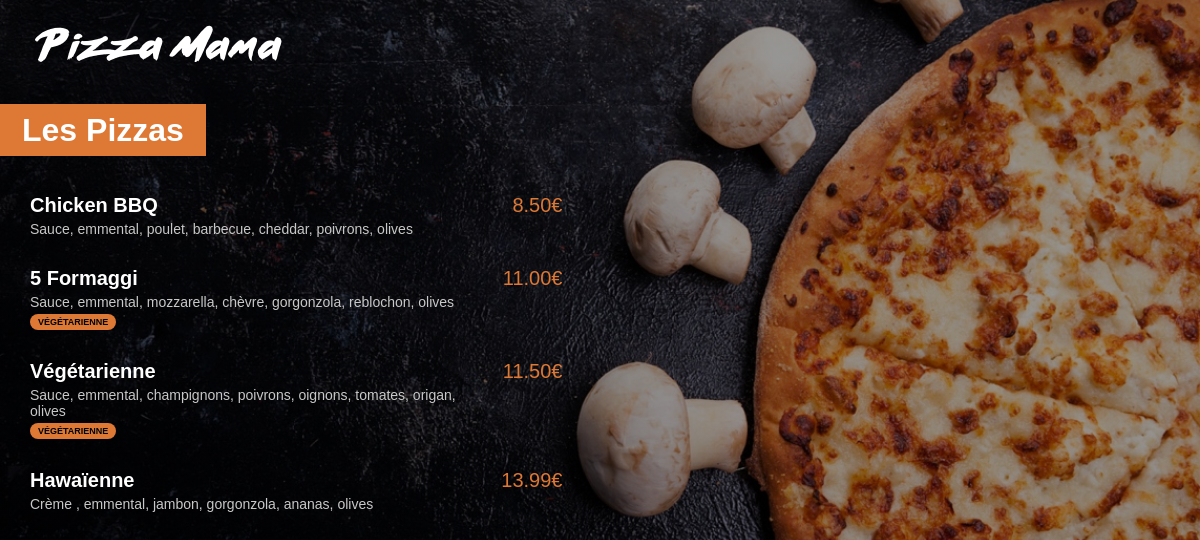
The app's page /menu/ with its own data.
### menu/models.py (models this page shows, shortened)
class Pizza(models.Model):
    nom = models.CharField(max_length=200)
    ingredients = models.CharField(max_length=400)
    prix = models.FloatField(default=0)
    vegetarienne = models.BooleanField(default=False)

### menu/views.py (the view)
def index(request):
    pizzas = Pizza.objects.all().order_by('prix')
    return render(request, 'menu/index.html', {'pizzas' : pizzas})

### menu/templates/menu/index.html (shortened to what this page needs)
{% load static %}
<html lang="fr">
<head>
    <link rel="stylesheet" href="{% static 'menu/style.css' %}">
</head>
<body>
    <a href="{% url 'main:index' %}"><img id="small_logo" src="{% static 'menu/images/small_logo.png' %}"/></a>
    <div class="menu_title">
        <h1>Les Pizzas</h1>
    </div>
    <div class="menu_list">
        {% for pizza in pizzas %}
        <div class="menu_list_item">
            <span class="menu_list_title">{{ pizza.nom }}</span>
            <span class="menu_list_prix">{{ pizza.prix | floatformat:2 }}€</span>
            <span class="menu_list_ingredients">{{ pizza.ingredients }}</span>
            {% if pizza.vegetarienne == True %}
                <span class="menu_list_badge">VÉGÉTARIENNE</span>
            {% endif %}
        </div>
        {% endfor %}
    </div>
</body>
</html>

### menu/static/menu/style.css (style rules this page uses)
body { background: linear-gradient(0deg, rgba(0, 0, 0, 0.4), rgba(0, 0, 0, 0.4)), url("images/menu_background.jpg") no-repeat center center fixed; -webkit-background-size: cover; -moz-background-size: cover; -o-background-size: cover; background-size: cover; color: white; margin: 0px; font-family: Arial; }
#small_logo { margin-left: 35px; margin-top: 25px; }
h1 { background-color: #DD7835; display: inline; padding: 8px 22px; }
.menu_title { margin-bottom: 45px; margin-top: 50px; }
.menu_list { margin-left: 30px; }
.menu_list_item { margin: 30px 0px; }
.menu_list_title { font-weight: bold; font-size: 20px; display: inline-block; width: 450px; }
.menu_list_prix { color: #DD7835; font-size: 20px; display: inline-block; width: 70px; margin-left: 8px; text-align: right; }
.menu_list_ingredients { font-size: 14px; color: #C8C8C8; margin-top: 4px; display: block; width: 450px; }
.menu_list_badge { background-color: #DD7835; display: inline-block; color: black; font-size: 9px; padding: 3px 8px; margin-top: 4px; border-radius: 8px; font-weight: bold; }

### records on screen
Pizza: nom "Chicken BBQ", prix "8.50", ingredients "Sauce, emmental, poulet, barbecue, cheddar, poivrons, olives"
Pizza: nom "5 Formaggi", prix "11.00", ingredients "Sauce, emmental, mozzarella, chèvre, gorgonzola, reblochon, olives", vegetarienne "VÉGÉTARIENNE"
Pizza: nom "Végétarienne", prix "11.50", ingredients "Sauce, emmental, champignons, poivrons, oignons, tomates, origan, olives", vegetarienne "VÉGÉTARIENNE"
Pizza: nom "Hawaïenne", prix "13.99", ingredients "Crème , emmental, jambon, gorgonzola, ananas, olives"
